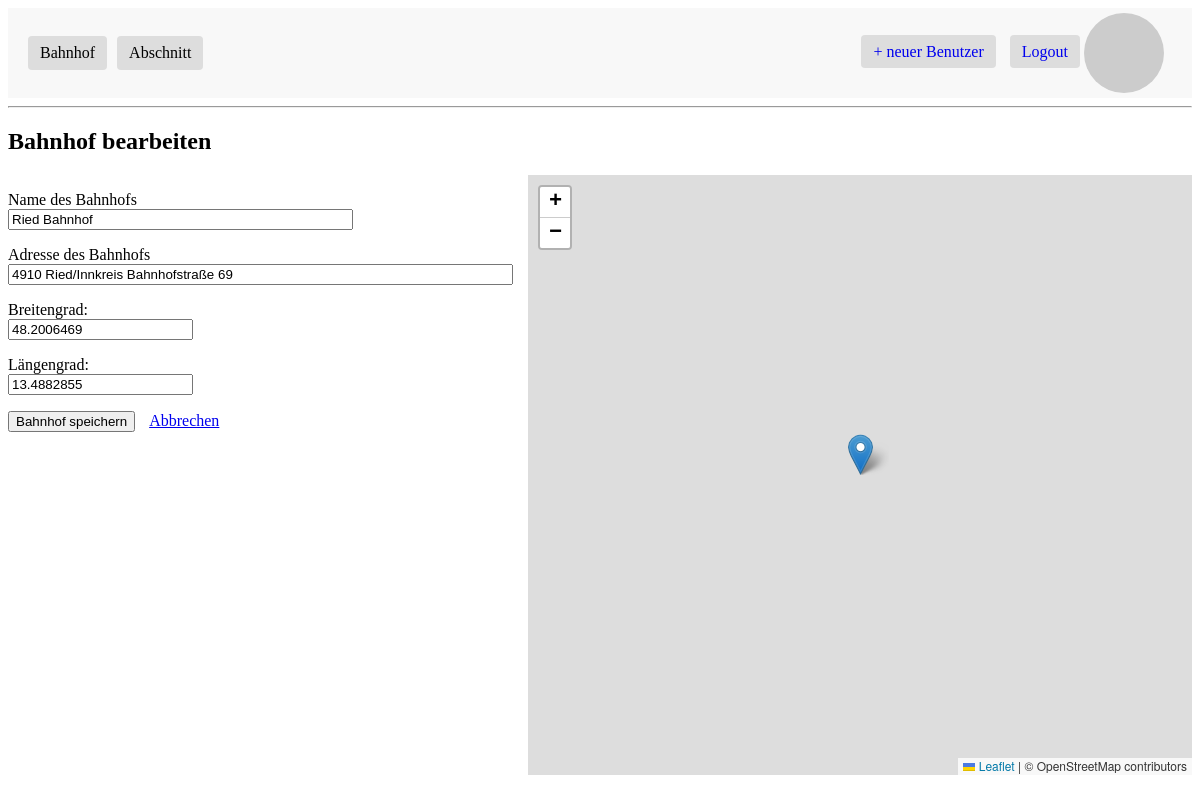
Before: /bahnhof/edit/5 (signed in) with the older database file.
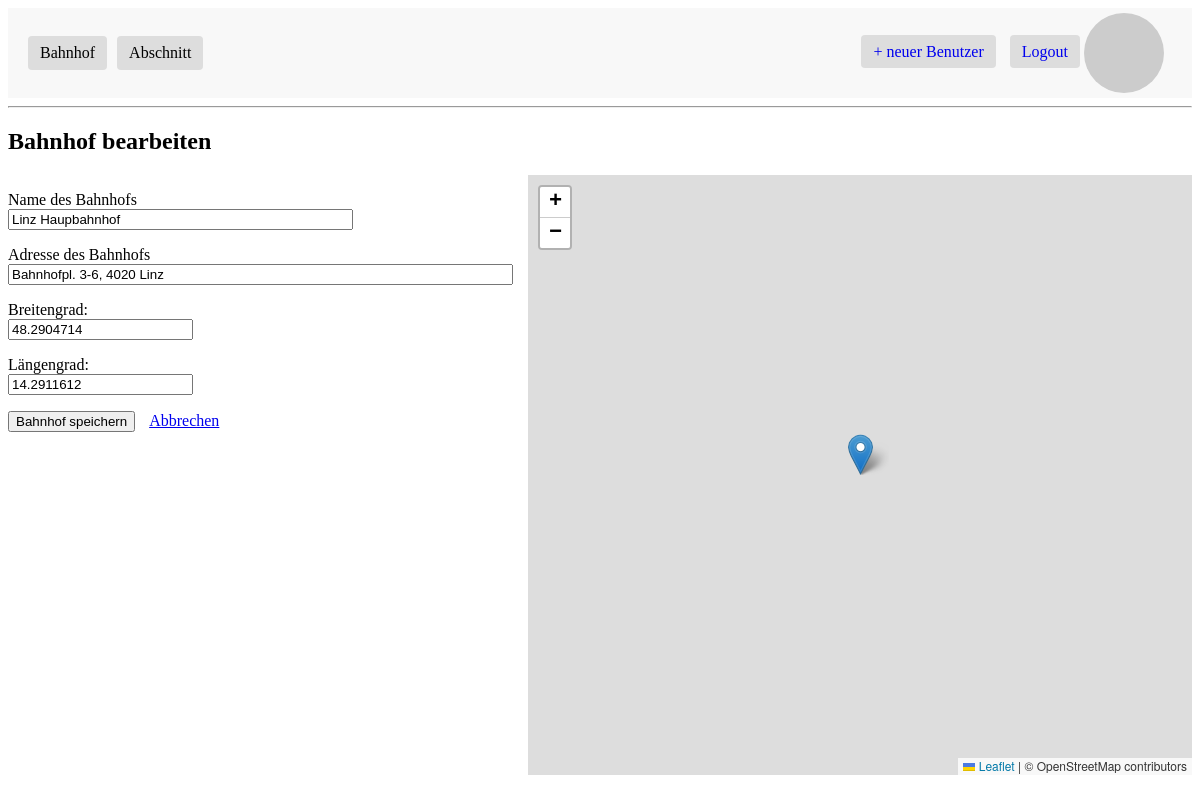
After: the same page with the newer database file.
### app/models.py (models this page shows, shortened)
class Bahnhof (db.Model):
    __tablename__ = 'bahnhof'
    bahnhofId: so.Mapped[int] = so.mapped_column(primary_key=True)
    name: so.Mapped[str] = so.mapped_column(sa.String(64), index=True,
                                                unique=True)
    adresse: so.Mapped[str] = so.mapped_column(sa.String(120), index=True,
                                             unique=True)
    latitude: so.Mapped[float] = so.mapped_column(sa.Float, nullable=True)
    longitude: so.Mapped[float] = so.mapped_column(sa.Float, nullable=True)
    start_abschnitte: so.Mapped[list['Abschnitt']] = so.relationship(
            "Abschnitt",
            back_populates="startBahnhof",
            primaryjoin="Bahnhof.bahnhofId == Abschnitt.startBahnhofId"
    )
    end_abschnitte: so.Mapped[list['Abschnitt']] = so.relationship(
            "Abschnitt",
            back_populates="endBahnhof",
            primaryjoin="Bahnhof.bahnhofId == Abschnitt.endBahnhofId"
    )

### app/routes.py (the view, shortened to what this page needs)
@app.route("/bahnhof/edit/<int:bahnhof_id>", methods=["GET", "POST"])
@login_required
def edit_bahnhof(bahnhof_id):
    bahnhof = db.session.get(Bahnhof, bahnhof_id)
    if not bahnhof:
        flash("Bahnhof nicht gefunden.", "error")
        return redirect(url_for("bahnhof"))
    form = BahnhofForm(
        obj=bahnhof,
        original_name=bahnhof.name,
        original_adresse=bahnhof.adresse
    )
    return render_template("bahnhof_edit.html", form=form, bahnhof=bahnhof)

### app/forms.py (shortened to what this page needs)
class BahnhofForm(FlaskForm):
    name = StringField('Name des Bahnhofs', validators=[DataRequired()])
    adresse = StringField('Adresse des Bahnhofs', validators=[DataRequired()])
    submit = SubmitField('Bahnhof speichern')
    def __init__(self, original_name=None, original_adresse=None, *args, **kwargs):
        super().__init__(*args, **kwargs)
        self.original_name = original_name
        self.original_adresse = original_adresse

### app/models.py (called while the page is built)
@login.user_loader
def load_user(id):
    return db.session.get(User, int(id))

    def avatar(self, size):
        digest = md5(self.email.lower().encode('utf-8')).hexdigest()
        return f'https://www.gravatar.com/avatar/{digest}?d=identicon&s={size}'

### app/templates/bahnhof_edit.html (shortened to what this page needs)
{% extends "base.html" %}
{% block content %}
<h2>Bahnhof bearbeiten</h2>
<div style="display: flex; gap: 20px;">
    <div style="flex: 1; max-width: 500px;">
        <form method="POST">
            <p>
                {{ form.name.label }}<br>
                {{ form.name(size=40) }}
            </p>
            <p>
                {{ form.adresse.label }}<br>
                {{ form.adresse(id="adresse", size=60) }}
            </p>
            <p>
                <label for="latitude">Breitengrad:</label><br>
                <input type="text" id="latitude" name="latitude" value="{{ bahnhof.latitude }}" readonly>
            </p>
            <p>
                <label for="longitude">Längengrad:</label><br>
                <input type="text" id="longitude" name="longitude" value="{{ bahnhof.longitude }}" readonly>
            </p>
            <p>{{ form.submit(class="btn btn-primary") }}
            <a href="{{ url_for('bahnhof') }}" class="btn btn-secondary" style="margin-left: 10px;">Abbrechen</a>
            </p>
        </form>
    </div>
    <div style="flex: 1; min-width: 400px; height: 75vh;">
        <div id="map" style="width:100%; height:100%;"></div>
    </div>
</div>
<link rel="stylesheet" href="https://unpkg.com/leaflet/dist/leaflet.css" />
{% endblock %}

### app/templates/base.html (shortened to what this page needs)
<!doctype html>
<html>
<head>
    <link rel="stylesheet" href="{{ url_for('static', filename='css/base.css') }}">
</head>
<body>
    <div class="header">
            <ul class="menu">
        <li class="dropdown">
            <a href="{{ url_for('bahnhof') }}">Bahnhof</a>
        </li>
        <li class="dropdown">
            <a href="{{ url_for('abschnitt') }}">Abschnitt</a>
        </li>
    </ul>
        <div class="user-links">
            {% if current_user.is_anonymous %}
                <a href="{{ url_for('login') }}">Login</a>
            {% elif current_user.role.value == 'admin' %}
                <a href="{{ url_for('register') }}">+ neuer Benutzer</a>
                <a href="{{ url_for('logout') }}">Logout</a>
            {% else %}
                <a href="{{ url_for('logout') }}">Logout</a>
            {% endif %}
            {% if not current_user.is_anonymous %}
            <img src="{{ current_user.avatar(40) }}" alt="Avatar" style="border-radius:50%; vertical-align:middle; margin-right:8px;">
            {% endif %}
        </div>
    </div>
    <hr>
    {% block content %}{% endblock %}
</body>
</html>

### app/static/css/base.css (style rules this page uses)
.header { display: flex; justify-content: space-between; align-items: center; padding: 5px 20px; background-color: #f8f8f8; }
.menu { list-style: none; padding: 0; margin: 0; background-color: transparent; display: flex; gap: 10px; }
.menu li { margin: 0; padding: 0; background-color: transparent; position: relative; }
.user-links a { text-decoration: none; padding: 8px 12px; background-color: #ddd; border-radius: 4px; margin-left: 10px; transition: background-color 0.2s; }
.menu > li > a { background-color: #ddd; color: black; padding: 8px 12px; border-radius: 4px; text-decoration: none; display: inline-block; transition: background-color 0.2s; }

Changed rows visible on the page:
changed Bahnhof: name "Ried Bahnhof" → "Linz Haupbahnhof"; adresse "4910 Ried/Innkreis Bahnhofstraße 69" → "Bahnhofpl. 3-6, 4020 Linz"; latitude "48.2006469" → "48.2904714"; longitude "13.4882855" → "14.2911612"
